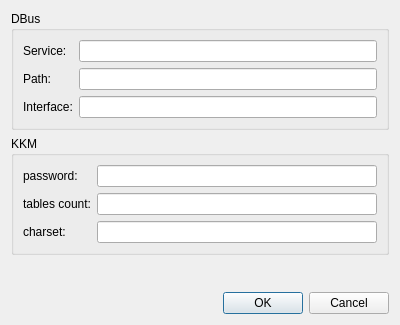
<?xml version="1.0" encoding="UTF-8"?>
<ui version="4.0">
 <class>Options</class>
 <widget class="QDialog" name="Options">
  <property name="geometry">
   <rect>
    <x>0</x>
    <y>0</y>
    <width>400</width>
    <height>325</height>
   </rect>
  </property>
  <property name="windowTitle">
   <string>Dialog</string>
  </property>
  <layout class="QVBoxLayout" name="verticalLayout_5">
   <item>
    <widget class="QGroupBox" name="groupBoxDBus">
     <property name="title">
      <string>DBus</string>
     </property>
     <layout class="QHBoxLayout" name="horizontalLayout">
      <item>
       <layout class="QVBoxLayout" name="verticalLayout_2">
        <item>
         <widget class="QLabel" name="labelService">
          <property name="text">
           <string>Service:</string>
          </property>
         </widget>
        </item>
        <item>
         <widget class="QLabel" name="labelPath">
          <property name="text">
           <string>Path:</string>
          </property>
         </widget>
        </item>
        <item>
         <widget class="QLabel" name="labelInterface">
          <property name="text">
           <string>Interface:</string>
          </property>
         </widget>
        </item>
       </layout>
      </item>
      <item>
       <layout class="QVBoxLayout" name="verticalLayout">
        <item>
         <widget class="QLineEdit" name="lineEditDBusService"/>
        </item>
        <item>
         <widget class="QLineEdit" name="lineEditDBusPath"/>
        </item>
        <item>
         <widget class="QLineEdit" name="lineEditDBusInterface"/>
        </item>
       </layout>
      </item>
     </layout>
    </widget>
   </item>
   <item>
    <widget class="QGroupBox" name="groupBoxKKM">
     <property name="title">
      <string>KKM</string>
     </property>
     <layout class="QHBoxLayout" name="horizontalLayout_2">
      <item>
       <layout class="QVBoxLayout" name="verticalLayout_3">
        <item>
         <widget class="QLabel" name="labelPassword">
          <property name="text">
           <string>password:</string>
          </property>
         </widget>
        </item>
        <item>
         <widget class="QLabel" name="labelTablesCount">
          <property name="text">
           <string>tables count:</string>
          </property>
         </widget>
        </item>
        <item>
         <widget class="QLabel" name="labelCharset">
          <property name="text">
           <string>charset:</string>
          </property>
         </widget>
        </item>
       </layout>
      </item>
      <item>
       <layout class="QVBoxLayout" name="verticalLayout_4">
        <item>
         <widget class="QLineEdit" name="lineEditKKMPassword">
          <property name="inputMethodHints">
           <set>Qt::ImhDigitsOnly</set>
          </property>
         </widget>
        </item>
        <item>
         <widget class="QLineEdit" name="lineEditKKMTablesCount">
          <property name="inputMethodHints">
           <set>Qt::ImhDigitsOnly</set>
          </property>
         </widget>
        </item>
        <item>
         <widget class="QLineEdit" name="lineEditKKMCharset"/>
        </item>
       </layout>
      </item>
     </layout>
    </widget>
   </item>
   <item>
    <spacer name="verticalSpacer">
     <property name="orientation">
      <enum>Qt::Vertical</enum>
     </property>
     <property name="sizeHint" stdset="0">
      <size>
       <width>20</width>
       <height>40</height>
      </size>
     </property>
    </spacer>
   </item>
   <item>
    <widget class="QDialogButtonBox" name="buttonBox">
     <property name="orientation">
      <enum>Qt::Horizontal</enum>
     </property>
     <property name="standardButtons">
      <set>QDialogButtonBox::Cancel|QDialogButtonBox::Ok</set>
     </property>
    </widget>
   </item>
  </layout>
 </widget>
 <resources/>
 <connections>
  <connection>
   <sender>buttonBox</sender>
   <signal>accepted()</signal>
   <receiver>Options</receiver>
   <slot>accept()</slot>
   <hints>
    <hint type="sourcelabel">
     <x>248</x>
     <y>254</y>
    </hint>
    <hint type="destinationlabel">
     <x>157</x>
     <y>274</y>
    </hint>
   </hints>
  </connection>
  <connection>
   <sender>buttonBox</sender>
   <signal>rejected()</signal>
   <receiver>Options</receiver>
   <slot>reject()</slot>
   <hints>
    <hint type="sourcelabel">
     <x>316</x>
     <y>260</y>
    </hint>
    <hint type="destinationlabel">
     <x>286</x>
     <y>274</y>
    </hint>
   </hints>
  </connection>
 </connections>
</ui>
